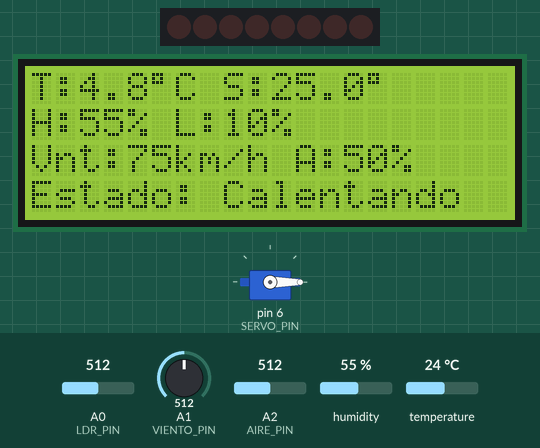
The sketch below on a simulated Arduino Uno, built with avr-gcc and run on an emulated ATmega328P. Shown: 8 shift-register outputs drawn as a row of LEDs (first output left, lit = HIGH), 20×4 character LCD, servo. Wiring (from diagram.json): shift register (74HC595): data pin 10; shift clock pin 8; latch pin 9; row of LEDs: on Q0, Q1, Q2, Q3, Q4, Q5, Q6, Q7. The test bench sets the inputs (shaded band); at power-on: temperature 24 °C, A0 (LDR_PIN) = 512, A1 (VIENTO_PIN) = 512, A2 (AIRE_PIN) = 512, humidity 55 %. What the sketch prints to the serial monitor is not drawn.

Above: at 4.7 s.
4.8 s: temperature set to 29.7 °C
At 7.3 s:
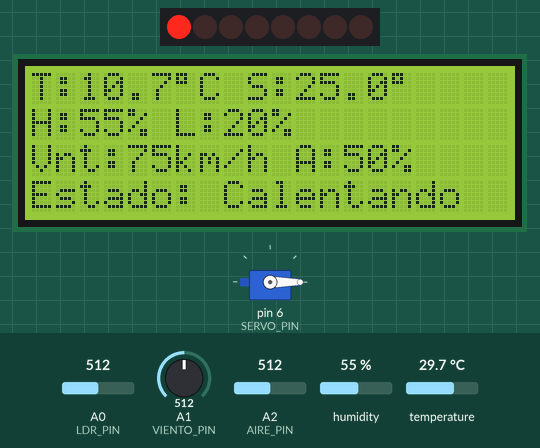
11.4 s: temperature set to 31.1 °C
At 13.1 s:
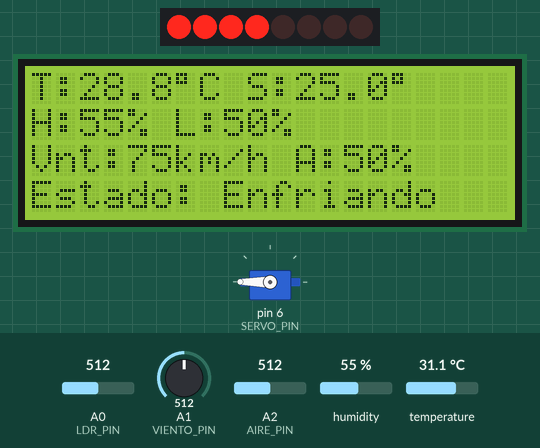
18.0 s: A0 (LDR_PIN) set to 496
At 19.9 s:
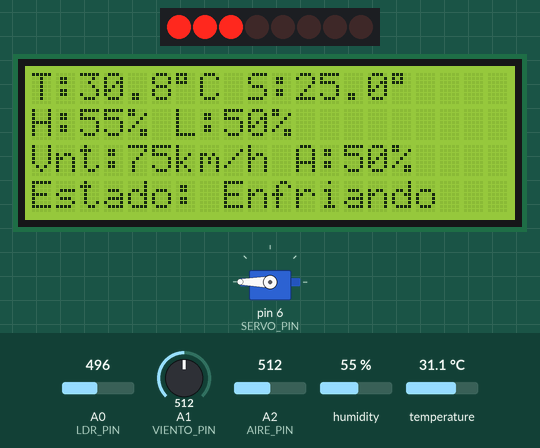
22.7 s: A0 (LDR_PIN) set to 60
At 26.8 s:
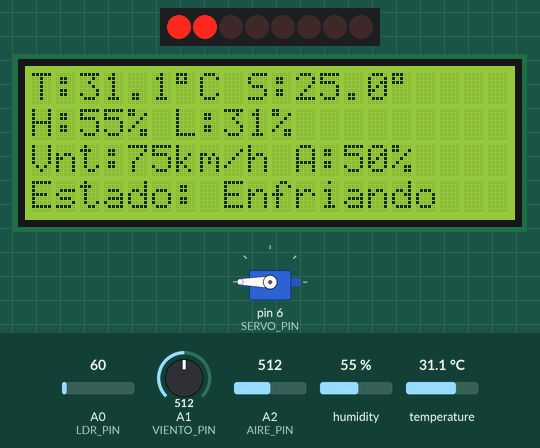
29.2 s: temperature set to 25 °C
At 30.5 s:
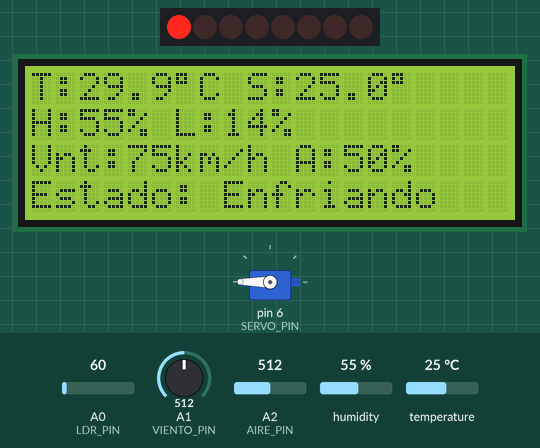
35.6 s: temperature set to 23.5 °C
At 37.3 s:
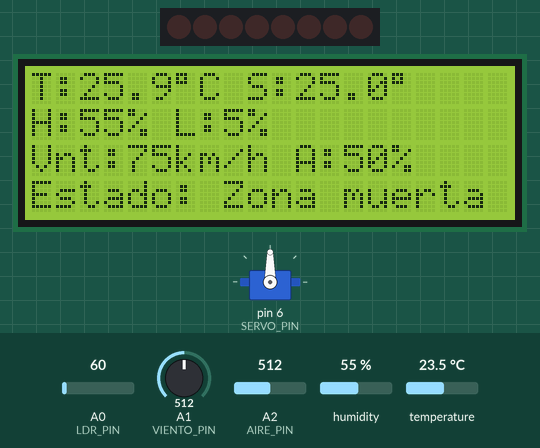
Timing chart, 0 to 38.8 s (numbered marks = the images above; inputs shaded):
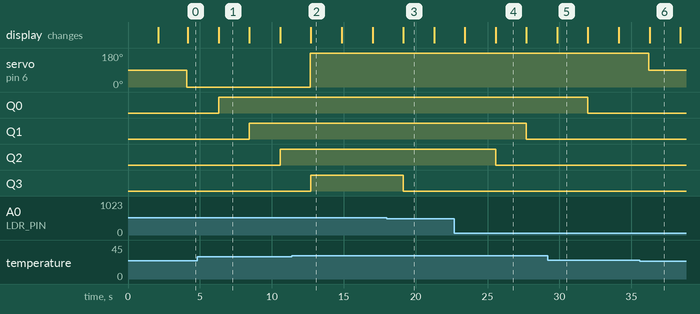

The sketch:

sketch.ino
```cpp
#include <Wire.h>
#include <LiquidCrystal_I2C.h>
#include <DHT.h>
#include <Servo.h>
#include <IRremote.h>

// ----- Pines y constantes -----
#define DHTPIN 7
#define DHTTYPE DHT22
#define LDR_PIN A0
#define VIENTO_PIN A1
#define AIRE_PIN A2

#define LATCH_PIN 9
#define CLOCK_PIN 8
#define DATA_PIN 10

#define SERVO_PIN 6
#define IR_RECEIVER_PIN 2

// ----- Objetos -----
DHT dht(DHTPIN, DHTTYPE);
LiquidCrystal_I2C lcd(0x27, 20, 4);
Servo servoValvula;
IRrecv irrecv(IR_RECEIVER_PIN);

// ----- Variables -----
byte ledNivel = 0;
float tempUltima = 0.0;
float tempAnterior = 0.0;
String estadoActual = "Zona muerta";
String estadoAnterior = "Zona muerta";
float setpoint = 25.0;

// ----- Buffers para promedio -----
const int bufferSize = 5;
float tempBuffer[bufferSize] = {0};
float luzBuffer[bufferSize] = {0};
int bufferIndex = 0;

// ----- Funciones Auxiliares -----

// Actualiza LEDs con 74HC595
void actualizarIluminacion(byte nivel) {
  byte salida = 0;
  for (int i = 0; i < nivel; i++) {
    salida |= (1 << i);
  }
  digitalWrite(LATCH_PIN, LOW);
  shiftOut(DATA_PIN, CLOCK_PIN, MSBFIRST, salida);
  digitalWrite(LATCH_PIN, HIGH);
}

// Calcula promedio móvil
float promedio(float arr[], float nuevoValor) {
  arr[bufferIndex] = nuevoValor;
  float suma = 0.0;
  for (int i = 0; i < bufferSize; i++) {
    suma += arr[i];
  }
  return suma / bufferSize;
}

// Verifica si la lectura del sensor es válida
bool checkSensor(float valor) {
  if (isnan(valor) || valor < -30 || valor > 70) {
    return false;
  } else {
    return true;
  }
}

void setup() {
  Serial.begin(9600);
  dht.begin();
  lcd.init();
  lcd.backlight();

  pinMode(LATCH_PIN, OUTPUT);
  pinMode(CLOCK_PIN, OUTPUT);
  pinMode(DATA_PIN, OUTPUT);

  servoValvula.attach(SERVO_PIN);
  servoValvula.write(90);

  irrecv.begin(IR_RECEIVER_PIN);

  lcd.setCursor(0, 0);
  lcd.print("Monitorizacion Clima");
  delay(2000);
  lcd.clear();
}

void loop() {
  delay(2000);

  // ----- Lecturas -----
  float temperatura = dht.readTemperature();
  float humedad = dht.readHumidity();
  int ldrValor = analogRead(LDR_PIN);
  int vientoValor = analogRead(VIENTO_PIN);
  int aireValor = analogRead(AIRE_PIN);

  // ----- Autodiagnóstico -----
  bool sensorOk = checkSensor(temperatura);

  if (!sensorOk) {
    lcd.clear();
    lcd.setCursor(0, 0);
    lcd.print("ERROR SENSOR");
    delay(2000);
    temperatura = tempUltima; // Usa último valor válido
  }

  // ----- Promedio -----
  float promedioTemp = promedio(tempBuffer, temperatura);
  float luz = map(ldrValor, 0, 1023, 0, 100);
  float promedioLuz = promedio(luzBuffer, luz);

  bufferIndex++;
  if (bufferIndex >= bufferSize) bufferIndex = 0;

  float viento = map(vientoValor, 0, 1023, 0, 150);
  float calidad = map(aireValor, 0, 1023, 0, 100);

  // ----- Control remoto IR con impresión de valor recibido -----
  if (irrecv.decode()) {
    unsigned long value = irrecv.decodedIRData.command;

    Serial.print("Botón pulsado: ");
    Serial.println(value, HEX);

    switch (value) {
      case 0x90: // Ajusta por tu valor real ↑
        setpoint += 1.0;
        Serial.println("Setpoint +1");
        break;
      case 0xE0: // Ajusta por tu valor real ↓
        setpoint -= 1.0;
        Serial.println("Setpoint -1");
        break;
      case 0xA8: // Ajusta por tu valor real OK
        setpoint = 25.0;
        Serial.println("Setpoint reiniciado");
        break;
    }
    irrecv.resume();
  }

  // ----- LEDs -----
  ledNivel = map(promedioLuz, 0, 100, 0, 8);
  actualizarIluminacion(ledNivel);

  // ----- Control Temperatura -----
  tempAnterior = tempUltima;
  tempUltima = promedioTemp;

  if (promedioTemp > setpoint + 2) {
    servoValvula.write(180);
    estadoActual = "Enfriando";
  } else if (promedioTemp < setpoint - 2) {
    servoValvula.write(0);
    estadoActual = "Calentando";
  } else {
    servoValvula.write(90);
    estadoActual = "Zona muerta";
  }

  // ----- LCD -----
  lcd.clear();
  lcd.setCursor(0, 0);
  lcd.print("T:");
  lcd.print(promedioTemp, 1);
  lcd.print((char)223);
  lcd.print("C S:");
  lcd.print(setpoint, 1);
  lcd.print((char)223);

  lcd.setCursor(0, 1);
  lcd.print("H:");
  lcd.print(humedad, 0);
  lcd.print("% L:");
  lcd.print(promedioLuz, 0);
  lcd.print("%");

  lcd.setCursor(0, 2);
  lcd.print("Vnt:");
  lcd.print(viento, 0);
  lcd.print("km/h A:");
  lcd.print(calidad, 0);
  lcd.print("%");

  lcd.setCursor(0, 3);
  lcd.print("Estado: ");
  lcd.print(estadoActual);

  // ----- Serial Monitor -----
  Serial.print("Temp: "); Serial.print(promedioTemp); Serial.print(" C | ");
  Serial.print("Setpoint: "); Serial.print(setpoint); Serial.print(" C | ");
  Serial.print("Hum: "); Serial.print(humedad); Serial.print(" % | ");
  Serial.print("Luz: "); Serial.print(promedioLuz); Serial.print(" % | ");
  Serial.print("Viento: "); Serial.print(viento); Serial.print(" km/h | ");
  Serial.print("Calidad: "); Serial.print(calidad); Serial.print(" % | ");
  Serial.print("LEDs: "); Serial.print(ledNivel); Serial.print(" | ");
  Serial.print("Servo: "); Serial.println(estadoActual);

  estadoAnterior = estadoActual;
}
```

Measured:
- the behaviour switches between 30.3 and 30.4 °C on temperature (found by bisection; images 1 and 2)
- the behaviour switches between 512 and 511 on A0 (LDR_PIN) (found by bisection; images 2 and 3)
- the behaviour switches between 24.3 and 24.2 °C on temperature (found by bisection; images 5 and 6)
- after the input at 18.0 s, the display: changes after 1.1 s (image 3)
- after the input at 22.7 s, the display: first changes after 0.72 s (image 4 shows a later state)
- what the display in image 1 shows lasts 2.1 s, from 6.3 s to 8.4 s
